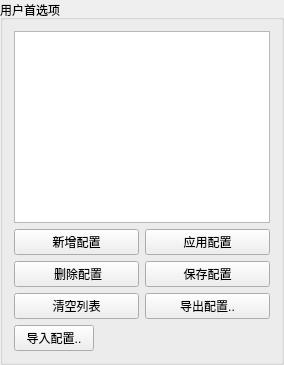
        <widget class="QGroupBox" name="gBox_usrSetting">
         <property name="title">
          <string>用户首选项</string>
         </property>
         <layout class="QVBoxLayout" name="verticalLayout_15">
          <item>
           <widget class="QListWidget" name="listWidget"/>
          </item>
          <item>
           <layout class="QVBoxLayout" name="verticalLayout_21">
            <item>
             <layout class="QHBoxLayout" name="horizontalLayout_37">
              <item>
               <widget class="QPushButton" name="pBtn_usrSetting_add">
                <property name="text">
                 <string>新增配置</string>
                </property>
               </widget>
              </item>
              <item>
               <widget class="QPushButton" name="pBtn_usrSetting_app">
                <property name="text">
                 <string>应用配置</string>
                </property>
               </widget>
              </item>
             </layout>
            </item>
            <item>
             <layout class="QHBoxLayout" name="horizontalLayout_38">
              <item>
               <widget class="QPushButton" name="pBtn_usrSetting_del">
                <property name="text">
                 <string> 删除配置</string>
                </property>
               </widget>
              </item>
              <item>
               <widget class="QPushButton" name="pBtn_usrSetting_save">
                <property name="text">
                 <string>保存配置</string>
                </property>
               </widget>
              </item>
             </layout>
            </item>
            <item>
             <layout class="QHBoxLayout" name="horizontalLayout_39">
              <item>
               <widget class="QPushButton" name="pBtn_usrSetting_clr">
                <property name="text">
                 <string>清空列表</string>
                </property>
               </widget>
              </item>
              <item>
               <widget class="QPushButton" name="pBtn_usrSetting_exp">
                <property name="text">
                 <string>导出配置..</string>
                </property>
               </widget>
              </item>
             </layout>
            </item>
            <item>
             <layout class="QHBoxLayout" name="horizontalLayout_40">
              <item>
               <widget class="QPushButton" name="pBtn_usrSetting_inp">
                <property name="text">
                 <string>导入配置..</string>
                </property>
               </widget>
              </item>
              <item>
               <spacer name="horizontalSpacer_28">
                <property name="orientation">
                 <enum>Qt::Horizontal</enum>
                </property>
                <property name="sizeHint" stdset="0">
                 <size>
                  <width>40</width>
                  <height>20</height>
                 </size>
                </property>
               </spacer>
              </item>
             </layout>
            </item>
           </layout>
          </item>
         </layout>
        </widget>
